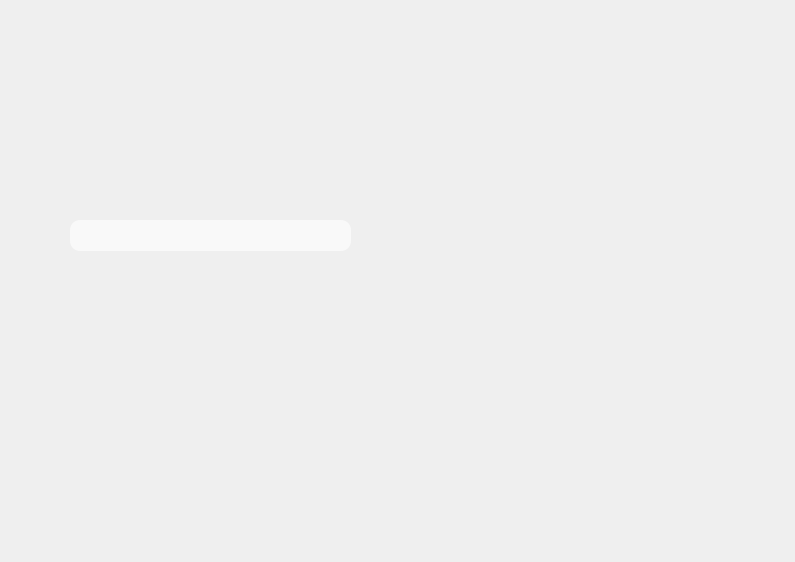
<?xml version="1.0" encoding="UTF-8"?>
<ui version="4.0">
 <class>delete_restaurant</class>
 <widget class="QDialog" name="delete_restaurant">
  <property name="geometry">
   <rect>
    <x>0</x>
    <y>0</y>
    <width>795</width>
    <height>562</height>
   </rect>
  </property>
  <property name="windowTitle">
   <string>Dialog</string>
  </property>
  <property name="styleSheet">
   <string notr="true">background-image:url(:/delete_restaurant_v2.png);
background-repeat:none;</string>
  </property>
  <widget class="QLineEdit" name="lineEdit_id">
   <property name="geometry">
    <rect>
     <x>70</x>
     <y>220</y>
     <width>281</width>
     <height>31</height>
    </rect>
   </property>
   <property name="styleSheet">
    <string notr="true">background: #f9f9f9;
border-radius: 10px;
color:&quot;dark&quot;
</string>
   </property>
  </widget>
  <widget class="QTableView" name="table">
   <property name="geometry">
    <rect>
     <x>420</x>
     <y>160</y>
     <width>331</width>
     <height>371</height>
    </rect>
   </property>
   <property name="styleSheet">
    <string notr="true">background:transparent;
border:transparent;</string>
   </property>
  </widget>
  <widget class="QPushButton" name="cancel">
   <property name="geometry">
    <rect>
     <x>80</x>
     <y>490</y>
     <width>121</width>
     <height>41</height>
    </rect>
   </property>
   <property name="styleSheet">
    <string notr="true">#cancel{
border: transparent;
border-radius: 20px;
background: transparent;

}

#cancel:hover{
background:rgba(46, 204, 113, 0.2);

}</string>
   </property>
   <property name="text">
    <string/>
   </property>
  </widget>
  <widget class="QPushButton" name="send">
   <property name="geometry">
    <rect>
     <x>230</x>
     <y>490</y>
     <width>121</width>
     <height>41</height>
    </rect>
   </property>
   <property name="styleSheet">
    <string notr="true">#send{
border: transparent;
border-radius: 20px;
background: transparent;

}

#send:hover{
background:rgba(46, 204, 113, 0.2);

}</string>
   </property>
   <property name="text">
    <string/>
   </property>
  </widget>
 </widget>
 <resources/>
 <connections/>
</ui>
